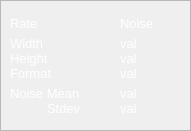
    <widget class="QFrame" name="camera_frame_status">
     <property name="geometry">
      <rect>
       <x>560</x>
       <y>20</y>
       <width>191</width>
       <height>131</height>
      </rect>
     </property>
     <property name="frameShape">
      <enum>QFrame::StyledPanel</enum>
     </property>
     <property name="frameShadow">
      <enum>QFrame::Raised</enum>
     </property>
     <widget class="QLabel" name="label_18">
      <property name="geometry">
       <rect>
        <x>10</x>
        <y>15</y>
        <width>61</width>
        <height>17</height>
       </rect>
      </property>
      <property name="font">
       <font>
        <pointsize>10</pointsize>
       </font>
      </property>
      <property name="styleSheet">
       <string notr="true">color: rgb(255, 255, 255);</string>
      </property>
      <property name="text">
       <string>Rate</string>
      </property>
     </widget>
     <widget class="QLabel" name="label_19">
      <property name="geometry">
       <rect>
        <x>10</x>
        <y>35</y>
        <width>61</width>
        <height>17</height>
       </rect>
      </property>
      <property name="font">
       <font>
        <pointsize>10</pointsize>
       </font>
      </property>
      <property name="styleSheet">
       <string notr="true">color: rgb(255, 255, 255);</string>
      </property>
      <property name="text">
       <string>Width</string>
      </property>
     </widget>
     <widget class="QLabel" name="label_20">
      <property name="geometry">
       <rect>
        <x>10</x>
        <y>50</y>
        <width>61</width>
        <height>17</height>
       </rect>
      </property>
      <property name="font">
       <font>
        <pointsize>10</pointsize>
       </font>
      </property>
      <property name="styleSheet">
       <string notr="true">color: rgb(255, 255, 255);</string>
      </property>
      <property name="text">
       <string>Height</string>
      </property>
     </widget>
     <widget class="QLabel" name="label_21">
      <property name="geometry">
       <rect>
        <x>10</x>
        <y>65</y>
        <width>61</width>
        <height>17</height>
       </rect>
      </property>
      <property name="font">
       <font>
        <pointsize>10</pointsize>
       </font>
      </property>
      <property name="styleSheet">
       <string notr="true">color: rgb(255, 255, 255);</string>
      </property>
      <property name="text">
       <string>Format</string>
      </property>
     </widget>
     <widget class="QLabel" name="camera_update_rate">
      <property name="geometry">
       <rect>
        <x>120</x>
        <y>15</y>
        <width>60</width>
        <height>17</height>
       </rect>
      </property>
      <property name="font">
       <font>
        <pointsize>10</pointsize>
       </font>
      </property>
      <property name="styleSheet">
       <string notr="true">color: rgb(255, 255, 255);</string>
      </property>
      <property name="text">
       <string>Noise</string>
      </property>
     </widget>
     <widget class="QLabel" name="camera_width">
      <property name="geometry">
       <rect>
        <x>120</x>
        <y>35</y>
        <width>60</width>
        <height>17</height>
       </rect>
      </property>
      <property name="font">
       <font>
        <pointsize>10</pointsize>
       </font>
      </property>
      <property name="styleSheet">
       <string notr="true">color: rgb(255, 255, 255);</string>
      </property>
      <property name="text">
       <string>val</string>
      </property>
     </widget>
     <widget class="QLabel" name="camera_height">
      <property name="geometry">
       <rect>
        <x>120</x>
        <y>50</y>
        <width>60</width>
        <height>17</height>
       </rect>
      </property>
      <property name="font">
       <font>
        <pointsize>10</pointsize>
       </font>
      </property>
      <property name="styleSheet">
       <string notr="true">color: rgb(255, 255, 255);</string>
      </property>
      <property name="text">
       <string>val</string>
      </property>
     </widget>
     <widget class="QLabel" name="camera_format">
      <property name="geometry">
       <rect>
        <x>120</x>
        <y>65</y>
        <width>60</width>
        <height>17</height>
       </rect>
      </property>
      <property name="font">
       <font>
        <pointsize>10</pointsize>
       </font>
      </property>
      <property name="styleSheet">
       <string notr="true">color: rgb(255, 255, 255);</string>
      </property>
      <property name="text">
       <string>val</string>
      </property>
     </widget>
     <widget class="QLabel" name="label_25">
      <property name="geometry">
       <rect>
        <x>10</x>
        <y>85</y>
        <width>81</width>
        <height>17</height>
       </rect>
      </property>
      <property name="font">
       <font>
        <pointsize>10</pointsize>
       </font>
      </property>
      <property name="styleSheet">
       <string notr="true">color: rgb(255, 255, 255);</string>
      </property>
      <property name="text">
       <string>Noise Mean</string>
      </property>
     </widget>
     <widget class="QLabel" name="camera_noise_mean">
      <property name="geometry">
       <rect>
        <x>120</x>
        <y>85</y>
        <width>60</width>
        <height>17</height>
       </rect>
      </property>
      <property name="font">
       <font>
        <pointsize>10</pointsize>
       </font>
      </property>
      <property name="styleSheet">
       <string notr="true">color: rgb(255, 255, 255);</string>
      </property>
      <property name="text">
       <string>val</string>
      </property>
     </widget>
     <widget class="QLabel" name="label_45">
      <property name="geometry">
       <rect>
        <x>47</x>
        <y>100</y>
        <width>41</width>
        <height>17</height>
       </rect>
      </property>
      <property name="font">
       <font>
        <pointsize>10</pointsize>
       </font>
      </property>
      <property name="styleSheet">
       <string notr="true">color: rgb(255, 255, 255);</string>
      </property>
      <property name="text">
       <string>Stdev</string>
      </property>
     </widget>
     <widget class="QLabel" name="camera_noise_stdev">
      <property name="geometry">
       <rect>
        <x>120</x>
        <y>100</y>
        <width>60</width>
        <height>17</height>
       </rect>
      </property>
      <property name="font">
       <font>
        <pointsize>10</pointsize>
       </font>
      </property>
      <property name="styleSheet">
       <string notr="true">color: rgb(255, 255, 255);</string>
      </property>
      <property name="text">
       <string>val</string>
      </property>
     </widget>
     <zorder>label_19</zorder>
     <zorder>label_20</zorder>
     <zorder>label_21</zorder>
     <zorder>label_18</zorder>
     <zorder>camera_update_rate</zorder>
     <zorder>camera_width</zorder>
     <zorder>camera_height</zorder>
     <zorder>camera_format</zorder>
     <zorder>label_25</zorder>
     <zorder>camera_noise_mean</zorder>
     <zorder>label_45</zorder>
     <zorder>camera_noise_stdev</zorder>
    </widget>
